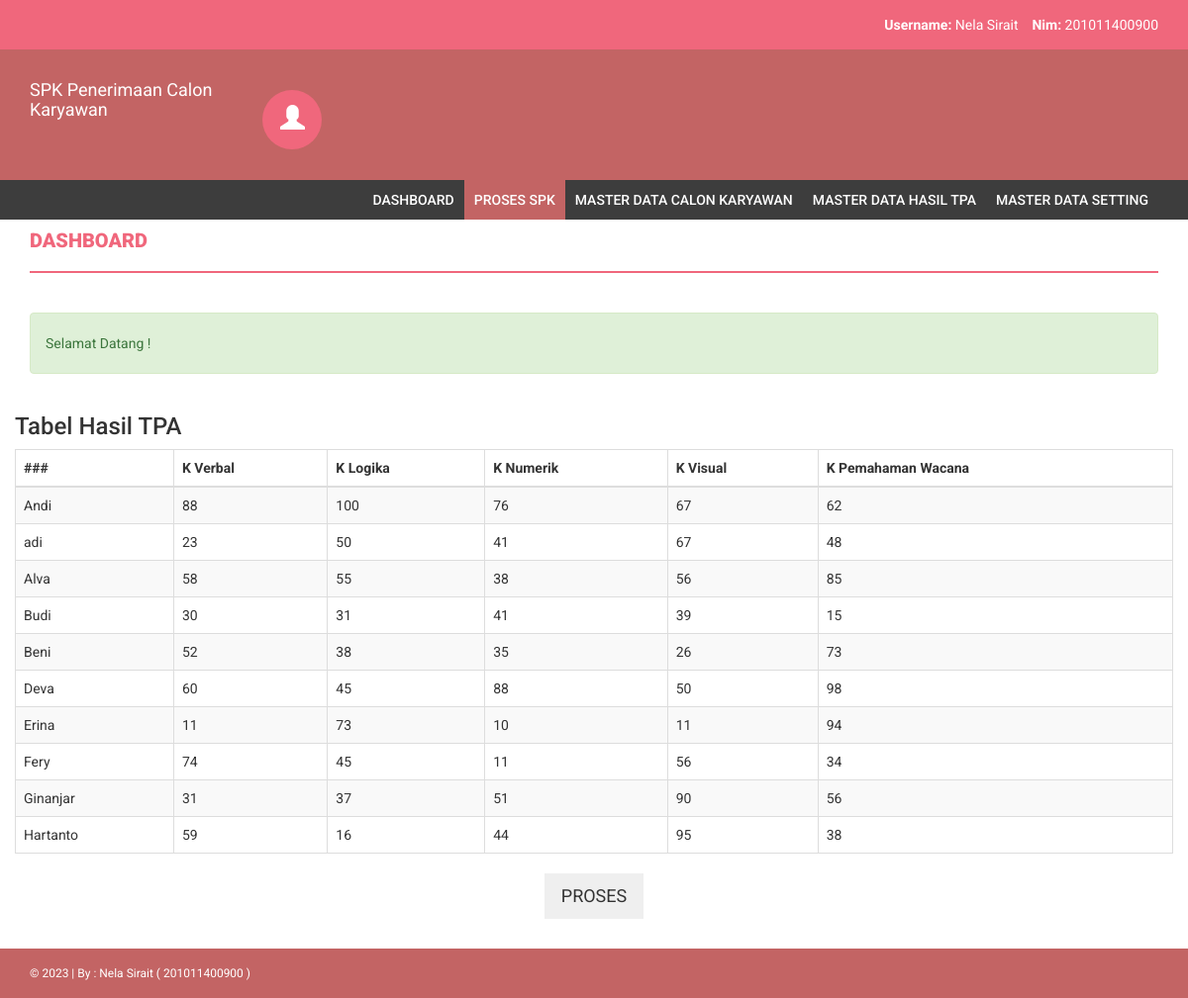
The page /proses_spk.php (signed in) on the database its author committed.
### tables this page shows
CREATE TABLE `kriteria` (
  `id_kriteria` int(11) NOT NULL,
  `kriteria` varchar(32) DEFAULT NULL,
  `bobot` float(5,2) DEFAULT NULL,
  `type` varchar(12) DEFAULT NULL
);

CREATE TABLE `hasil_tpa` (
  `id_test` int(11) NOT NULL,
  `id_calon_kr` int(11) DEFAULT NULL,
  `k_verbal` int(11) DEFAULT NULL,
  `k_logika` int(11) DEFAULT NULL,
  `k_numerik` int(11) DEFAULT NULL,
  `k_visual` int(11) DEFAULT NULL,
  `k_pemahaman_wacana` int(11) DEFAULT NULL
);

CREATE TABLE `calon_karyawan` (
  `id_calon_kr` int(11) NOT NULL,
  `nama` varchar(64) DEFAULT NULL,
  `foto` varchar(64) DEFAULT NULL,
  `ttl` date DEFAULT NULL,
  `skill` text,
  `pengalaman` text
);

### db/db_config.php (called while the page is built, shortened)
<?php
	class database extends PDO{
		protected $dsn = 'mysql:host=localhost;dbname=db_spk';
		protected $dsu = 'root';
		protected $dsp = '';
		private $cmd = '';
		function __construct(){
			try {
				$this->db = new PDO($this->dsn,$this->dsu,$this->dsp);
			} catch (PDOException $e) {
				echo $e->getMessage();
			}
		}
		function select($c,$t){
			$this->cmd = "select $c from $t";
			return $this;
		}
		function update($t,$v){
			$this->cmd = "update $t set $v";
			return $this;
		}
		function where($params){
			$this->cmd .= " where $params";
			return $this;
		}
		function order_by($c,$t){
			$this->cmd .= " order by $c $t";
			return $this;
		}
		function get(){
			$q = $this->db->prepare($this->cmd);
			$q->execute();
			return $q->fetchAll();
		}
	}
?>

### proses_spk.php (the view, shortened to what this page needs)
<?php include 'partials/header.php';?>
    <div class="content">
        <div class="container">
            <div class="row">
                <div class="col-md-12">
                    <h4 class="page-head-line">Dashboard</h4>
                </div>
            </div>
            <div class="row">
                <div class="col-md-12">
                    <div class="alert alert-success">
                        Selamat Datang !
                    </div>
                </div>
            </div>
            <div class="row">
                <h3>Tabel Hasil TPA</h3>
                <div class="table-responsive">
                    <table class="table table-striped table-bordered table-hover">
                        <thead>
                            <tr>
                                <th>### </th>
                                <?php foreach ($db->select('kriteria','kriteria')->get() as $k): ?>
                                <th>
                                    <?php
                                        $tmp = explode('_',$k['kriteria']);
                                        echo ucwords(implode(' ',$tmp));
                                    ?>
                                </th>
                                <?php endforeach ?>
                            </tr>
                        </thead>
                        <tbody>
                            <?php
                                foreach ($db->select('calon_karyawan.nama,hasil_tpa.*','calon_karyawan,hasil_tpa')->where('calon_karyawan.id_calon_kr=hasil_tpa.id_calon_kr')->get() as $data):
                            ?>
                                <tr>
                                    <td><?= $data['nama']?></td>
                                    <?php foreach ($db->select('kriteria','kriteria')->get() as $td): ?>
                                    <td><?= $data[$td['kriteria']]?></td>
                                    <?php endforeach ?>
                                </tr>
                            <?php
                                endforeach;
                            ?>
                        </tbody>
                    </table>
                </div>
            </div>
            <div class="row">
                <div class="col-md-12 text-center">
                    <button class="btn btn-lg" onclick="tpl()">PROSES</button>
                </div>
            </div>
            <br>
    </div>
<?php include 'partials/footer.php'; ?>

### assets/css/style.css (style rules this page uses)
body { font-family: 'Roboto', sans-serif; line-height: 30px; }
.page-head-line { font-weight: 900; padding-bottom: 20px; border-bottom: 2px solid #F0677C; text-transform: uppercase; color: #F0677C; font-size: 20px; margin-bottom: 40px; }
.btn { border-radius: 0px; -webkit-border-radius: 0px; -moz-border-radius: 0px; }

### rows shown on the page
kriteria: kriteria "K Verbal", kriteria.k_verbal "88", kriteria.k_verbal "23", kriteria.k_verbal "58", kriteria.k_verbal "30", kriteria.k_verbal "52", kriteria.k_verbal "60", kriteria.k_verbal "11", kriteria.k_verbal "74", kriteria.k_verbal "31", kriteria.k_verbal "59"
kriteria: kriteria "K Logika", kriteria.k_logika "100", kriteria.k_logika "50", kriteria.k_logika "55", kriteria.k_logika "31", kriteria.k_logika "38", kriteria.k_logika "45", kriteria.k_logika "73", kriteria.k_logika "37", kriteria.k_logika "16"
kriteria: kriteria "K Numerik", kriteria.k_numerik "76", kriteria.k_numerik "41", kriteria.k_numerik "38", kriteria.k_numerik "35", kriteria.k_numerik "88", kriteria.k_numerik "10", kriteria.k_numerik "11", kriteria.k_numerik "51", kriteria.k_numerik "44"
kriteria: kriteria "K Visual", kriteria.k_visual "67", kriteria.k_visual "56", kriteria.k_visual "39", kriteria.k_visual "26", kriteria.k_visual "50", kriteria.k_visual "11", kriteria.k_visual "90", kriteria.k_visual "95"
kriteria: kriteria "K Pemahaman Wacana", kriteria.k_pemahaman_wacana "62", kriteria.k_pemahaman_wacana "48", kriteria.k_pemahaman_wacana "85", kriteria.k_pemahaman_wacana "15", kriteria.k_pemahaman_wacana "73", kriteria.k_pemahaman_wacana "98", kriteria.k_pemahaman_wacana "94", kriteria.k_pemahaman_wacana "34", kriteria.k_pemahaman_wacana "56", kriteria.k_pemahaman_wacana "38"
hasil_tpa: id_calon_kr.nama "Andi"
hasil_tpa: id_calon_kr.nama "adi"
hasil_tpa: id_calon_kr.nama "Alva"
hasil_tpa: id_calon_kr.nama "Budi"
hasil_tpa: id_calon_kr.nama "Beni"
hasil_tpa: id_calon_kr.nama "Deva"
hasil_tpa: id_calon_kr.nama "Erina"
hasil_tpa: id_calon_kr.nama "Fery"
hasil_tpa: id_calon_kr.nama "Ginanjar"
hasil_tpa: id_calon_kr.nama "Hartanto"
